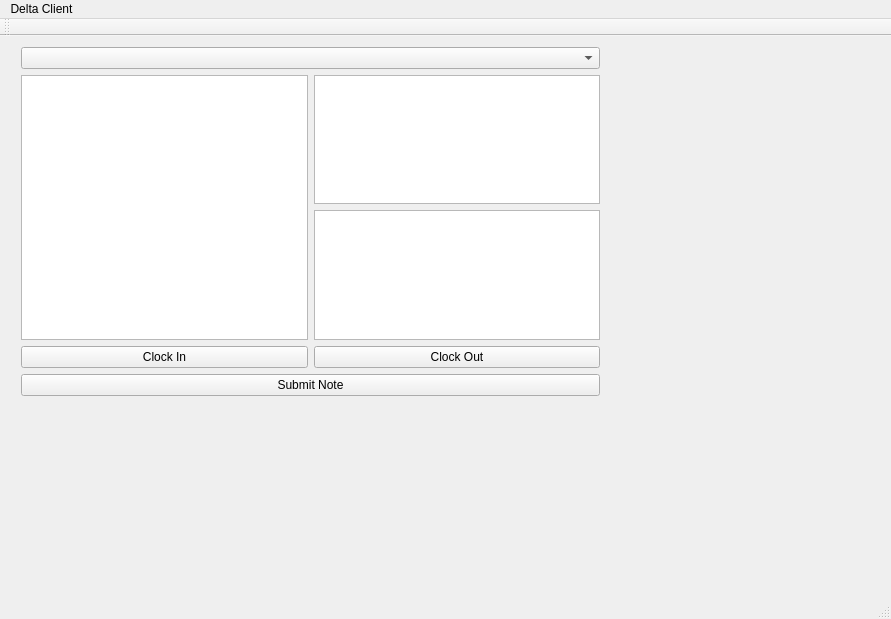
<?xml version="1.0" encoding="UTF-8"?>
<ui version="4.0">
 <class>MainWindow</class>
 <widget class="QMainWindow" name="MainWindow">
  <property name="geometry">
   <rect>
    <x>0</x>
    <y>0</y>
    <width>891</width>
    <height>619</height>
   </rect>
  </property>
  <property name="windowTitle">
   <string>MainWindow</string>
  </property>
  <widget class="QWidget" name="centralWidget">
   <widget class="QStackedWidget" name="stackedWidget">
    <property name="geometry">
     <rect>
      <x>10</x>
      <y>0</y>
      <width>601</width>
      <height>371</height>
     </rect>
    </property>
    <property name="currentIndex">
     <number>0</number>
    </property>
    <widget class="QWidget" name="page_3">
     <layout class="QVBoxLayout" name="verticalLayout_3">
      <item>
       <widget class="QComboBox" name="comboBox"/>
      </item>
      <item>
       <layout class="QHBoxLayout" name="horizontalLayout">
        <item>
         <widget class="QListWidget" name="listWidget_2"/>
        </item>
        <item>
         <layout class="QVBoxLayout" name="verticalLayout">
          <item>
           <widget class="QListWidget" name="listWidget"/>
          </item>
          <item>
           <widget class="QTextEdit" name="te_notes_Main"/>
          </item>
         </layout>
        </item>
       </layout>
      </item>
      <item>
       <layout class="QHBoxLayout" name="horizontalLayout_3"/>
      </item>
      <item>
       <layout class="QHBoxLayout" name="horizontalLayout_2">
        <item>
         <widget class="QPushButton" name="pushButton_2">
          <property name="text">
           <string>Clock In</string>
          </property>
         </widget>
        </item>
        <item>
         <widget class="QPushButton" name="pushButton">
          <property name="text">
           <string>Clock Out</string>
          </property>
         </widget>
        </item>
       </layout>
      </item>
      <item>
       <widget class="QPushButton" name="pushButton_3">
        <property name="text">
         <string>Submit Note</string>
        </property>
       </widget>
      </item>
     </layout>
    </widget>
    <widget class="QWidget" name="page_5">
     <layout class="QGridLayout" name="gridLayout">
      <item row="0" column="0">
       <layout class="QVBoxLayout" name="verticalLayout_16">
        <item>
         <layout class="QHBoxLayout" name="horizontalLayout_4">
          <item>
           <layout class="QVBoxLayout" name="verticalLayout_5">
            <item>
             <widget class="QLabel" name="label_4">
              <property name="text">
               <string>Company Name</string>
              </property>
             </widget>
            </item>
            <item>
             <widget class="QComboBox" name="cmb_name_Edit"/>
            </item>
           </layout>
          </item>
          <item>
           <layout class="QVBoxLayout" name="verticalLayout_15">
            <item>
             <widget class="QLabel" name="label_8">
              <property name="text">
               <string>Phone</string>
              </property>
             </widget>
            </item>
            <item>
             <widget class="QLineEdit" name="le_phone_Edit"/>
            </item>
           </layout>
          </item>
          <item>
           <layout class="QVBoxLayout" name="verticalLayout_9">
            <item>
             <widget class="QLabel" name="label_10">
              <property name="text">
               <string>Email</string>
              </property>
             </widget>
            </item>
            <item>
             <widget class="QLineEdit" name="le_email_Edit"/>
            </item>
           </layout>
          </item>
         </layout>
        </item>
        <item>
         <layout class="QHBoxLayout" name="horizontalLayout_5">
          <item>
           <layout class="QVBoxLayout" name="verticalLayout_8">
            <item>
             <widget class="QLabel" name="label_5">
              <property name="text">
               <string>Address</string>
              </property>
             </widget>
            </item>
            <item>
             <widget class="QLineEdit" name="le_addy_Edit"/>
            </item>
           </layout>
          </item>
          <item>
           <layout class="QVBoxLayout" name="verticalLayout_11">
            <item>
             <widget class="QLabel" name="label_6">
              <property name="text">
               <string>City</string>
              </property>
             </widget>
            </item>
            <item>
             <widget class="QLineEdit" name="le_city_Edit"/>
            </item>
           </layout>
          </item>
          <item>
           <layout class="QVBoxLayout" name="verticalLayout_18">
            <item>
             <widget class="QLabel" name="label_16">
              <property name="text">
               <string>State</string>
              </property>
             </widget>
            </item>
            <item>
             <widget class="QLineEdit" name="le_state_Edit"/>
            </item>
           </layout>
          </item>
          <item>
           <layout class="QVBoxLayout" name="verticalLayout_14">
            <item>
             <widget class="QLabel" name="label_7">
              <property name="text">
               <string>Zip</string>
              </property>
             </widget>
            </item>
            <item>
             <widget class="QLineEdit" name="le_zip_Edit"/>
            </item>
           </layout>
          </item>
         </layout>
        </item>
        <item>
         <layout class="QHBoxLayout" name="horizontalLayout_6">
          <item>
           <layout class="QVBoxLayout" name="verticalLayout_6">
            <item>
             <widget class="QLabel" name="label_9">
              <property name="text">
               <string>MainContact</string>
              </property>
             </widget>
            </item>
            <item>
             <widget class="QLineEdit" name="le_contact_Edit"/>
            </item>
           </layout>
          </item>
          <item>
           <layout class="QVBoxLayout" name="verticalLayout_12">
            <item>
             <widget class="QLabel" name="label_11">
              <property name="text">
               <string>WebSite</string>
              </property>
             </widget>
            </item>
            <item>
             <widget class="QLineEdit" name="le_website_Edit"/>
            </item>
           </layout>
          </item>
         </layout>
        </item>
        <item>
         <layout class="QHBoxLayout" name="horizontalLayout_7">
          <item>
           <layout class="QVBoxLayout" name="verticalLayout_7">
            <item>
             <widget class="QLabel" name="label_12">
              <property name="text">
               <string>Default Rate</string>
              </property>
             </widget>
            </item>
            <item>
             <widget class="QLineEdit" name="le_rateD_Edit"/>
            </item>
           </layout>
          </item>
          <item>
           <layout class="QVBoxLayout" name="verticalLayout_10">
            <item>
             <widget class="QLabel" name="label_13">
              <property name="text">
               <string>Software Rate</string>
              </property>
             </widget>
            </item>
            <item>
             <widget class="QLineEdit" name="le_rateS_Edit"/>
            </item>
           </layout>
          </item>
          <item>
           <layout class="QVBoxLayout" name="verticalLayout_13">
            <item>
             <widget class="QLabel" name="label_14">
              <property name="text">
               <string>IT Rate</string>
              </property>
             </widget>
            </item>
            <item>
             <widget class="QLineEdit" name="le_rateI_Edit"/>
            </item>
           </layout>
          </item>
          <item>
           <layout class="QVBoxLayout" name="verticalLayout_2">
            <item>
             <widget class="QLabel" name="label_15">
              <property name="text">
               <string>Database Rate</string>
              </property>
             </widget>
            </item>
            <item>
             <widget class="QLineEdit" name="le_rateDB_Edit"/>
            </item>
           </layout>
          </item>
         </layout>
        </item>
        <item>
         <widget class="QPushButton" name="pb_Update_Client">
          <property name="text">
           <string>Update Client</string>
          </property>
         </widget>
        </item>
       </layout>
      </item>
     </layout>
    </widget>
    <widget class="QWidget" name="page_4">
     <layout class="QGridLayout" name="gridLayout_2">
      <item row="0" column="0">
       <layout class="QHBoxLayout" name="horizontalLayout_8">
        <item>
         <spacer name="horizontalSpacer">
          <property name="orientation">
           <enum>Qt::Horizontal</enum>
          </property>
          <property name="sizeHint" stdset="0">
           <size>
            <width>40</width>
            <height>20</height>
           </size>
          </property>
         </spacer>
        </item>
        <item>
         <layout class="QVBoxLayout" name="verticalLayout_17">
          <item>
           <spacer name="verticalSpacer">
            <property name="orientation">
             <enum>Qt::Vertical</enum>
            </property>
            <property name="sizeHint" stdset="0">
             <size>
              <width>20</width>
              <height>40</height>
             </size>
            </property>
           </spacer>
          </item>
          <item>
           <layout class="QVBoxLayout" name="verticalLayout_4">
            <item>
             <widget class="QLabel" name="label">
              <property name="text">
               <string>User Name</string>
              </property>
             </widget>
            </item>
            <item>
             <widget class="QLineEdit" name="lineEdit">
              <property name="maximumSize">
               <size>
                <width>329</width>
                <height>25</height>
               </size>
              </property>
             </widget>
            </item>
            <item>
             <widget class="QLabel" name="label_2">
              <property name="text">
               <string>Password</string>
              </property>
             </widget>
            </item>
            <item>
             <widget class="QLineEdit" name="lineEdit_2"/>
            </item>
            <item>
             <widget class="QLabel" name="label_3">
              <property name="text">
               <string>Host</string>
              </property>
             </widget>
            </item>
            <item>
             <widget class="QLineEdit" name="lineEdit_3"/>
            </item>
            <item>
             <widget class="QPushButton" name="pushButton_4">
              <property name="text">
               <string>Connect</string>
              </property>
             </widget>
            </item>
           </layout>
          </item>
          <item>
           <spacer name="verticalSpacer_2">
            <property name="orientation">
             <enum>Qt::Vertical</enum>
            </property>
            <property name="sizeHint" stdset="0">
             <size>
              <width>20</width>
              <height>40</height>
             </size>
            </property>
           </spacer>
          </item>
         </layout>
        </item>
        <item>
         <spacer name="horizontalSpacer_2">
          <property name="orientation">
           <enum>Qt::Horizontal</enum>
          </property>
          <property name="sizeHint" stdset="0">
           <size>
            <width>40</width>
            <height>20</height>
           </size>
          </property>
         </spacer>
        </item>
       </layout>
      </item>
     </layout>
    </widget>
   </widget>
  </widget>
  <widget class="QMenuBar" name="menuBar">
   <property name="geometry">
    <rect>
     <x>0</x>
     <y>0</y>
     <width>891</width>
     <height>22</height>
    </rect>
   </property>
   <widget class="QMenu" name="menuDelta_Client">
    <property name="title">
     <string>Delta Client</string>
    </property>
    <addaction name="separator"/>
    <addaction name="actionAdd_Client"/>
    <addaction name="actionRemove_Client"/>
    <addaction name="actionEdit_Client"/>
   </widget>
   <addaction name="menuDelta_Client"/>
  </widget>
  <widget class="QToolBar" name="mainToolBar">
   <attribute name="toolBarArea">
    <enum>TopToolBarArea</enum>
   </attribute>
   <attribute name="toolBarBreak">
    <bool>false</bool>
   </attribute>
  </widget>
  <widget class="QStatusBar" name="statusBar"/>
  <action name="actionAdd_Client">
   <property name="text">
    <string>Add Client</string>
   </property>
  </action>
  <action name="actionRemove_Client">
   <property name="text">
    <string>Remove Client</string>
   </property>
  </action>
  <action name="actionEdit_Client">
   <property name="text">
    <string>Edit Client</string>
   </property>
  </action>
 </widget>
 <layoutdefault spacing="6" margin="11"/>
 <resources/>
 <connections/>
</ui>
